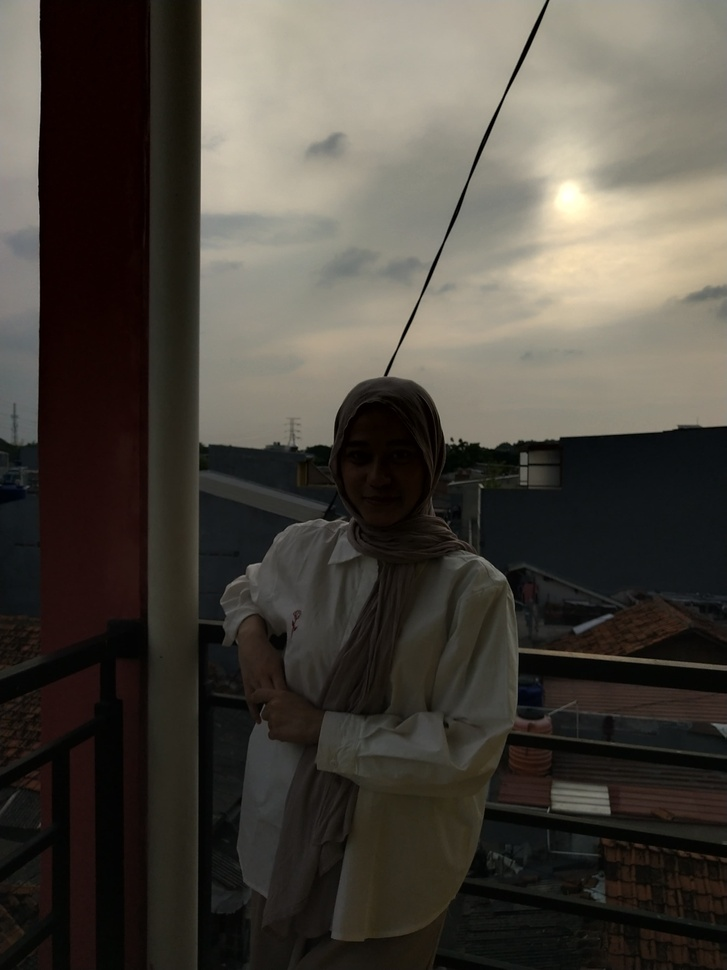
#> input picture UTS_202331035_PCD_B/gambar2.jpg, 727 x 970 px, shrunk from 3024 x 4032 before the run
$ jupyter execute 'UTS NO 3.ipynb'
#> lines starting #> are read from the running program, lines starting #| are printed output that depends on the picture
## IMPORT LIBRARY

[cell 1]
# 202331035_Nadila Kusuma Dewi
import cv2
import numpy as np
import matplotlib.pyplot as plt

## Baca gambar asli

[cell 2]
# 202331035_Nadila Kusuma Dewi
# Membaca gambar
img1 = cv2.imread('gambar2.jpg')
#> img1 is the input picture: shape (970, 727, 3); mean B, G, R 62.7, 70.3, 75.1
img2 = cv2.imread('info2.jpg')
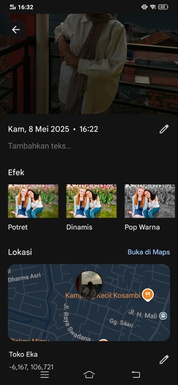
#> input picture UTS_202331035_PCD_B/info2.jpg, 178 x 385 px, shrunk from 738 x 1600 before the run
#> img2 is the input picture: shape (385, 178, 3); mean B, G, R 37.5, 38.2, 37.5

# Mengonversi warna BGR ke RGB
img1_rgb = cv2.cvtColor(img1, cv2.COLOR_BGR2RGB)
img2_rgb = cv2.cvtColor(img2, cv2.COLOR_BGR2RGB)

# Membuat subplot
fig, axs = plt.subplots(1, 2, figsize=(12, 8))

# Menampilkan gambar pertama
axs[0].imshow(img1_rgb)
axs[0].axis('off')

# Menampilkan gambar kedua
axs[1].imshow(img2_rgb)
axs[1].axis('off')

plt.show()

## KONVERSI KE GRAYSCALE

[cell 3]
# 202331035_Nadila Kusuma Dewi
gray = cv2.cvtColor(img1, cv2.COLOR_BGR2GRAY)
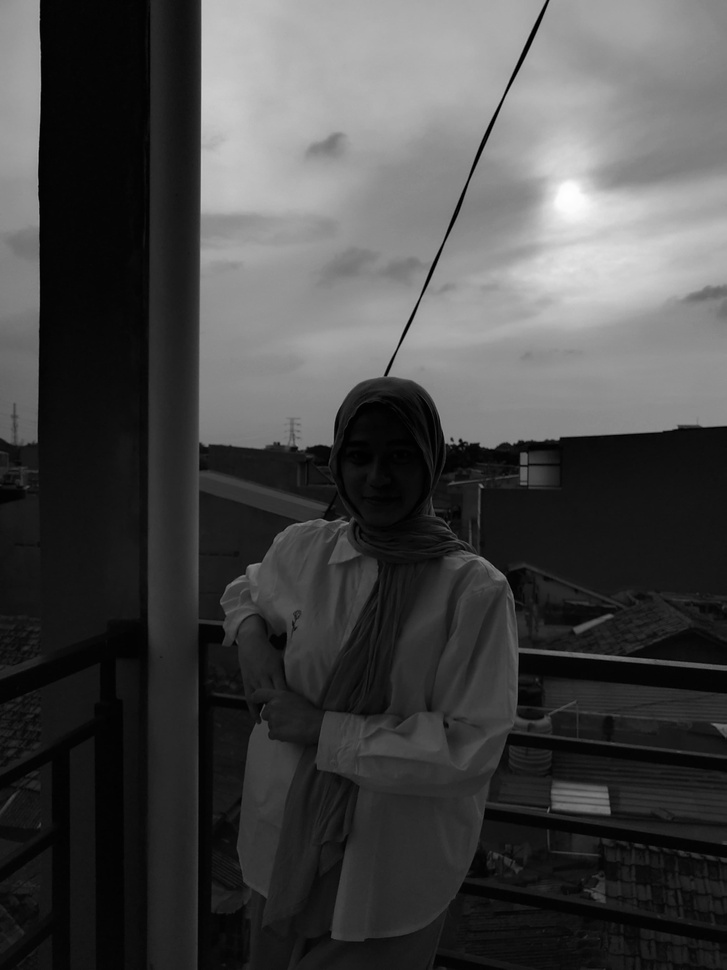
#> gray: shape (970, 727); min 0, max 254, mean 70.8

# Tampilkan gambar asli dan grayscale
plt.figure(figsize=(10, 5))
plt.subplot(1, 2, 1)
plt.imshow(cv2.cvtColor(img1, cv2.COLOR_BGR2RGB))
plt.title('Gambar Asli')
plt.subplot(1, 2, 2)
plt.imshow(gray, cmap='gray')
plt.title('Gambar Gray')
plt.tight_layout()
plt.show()
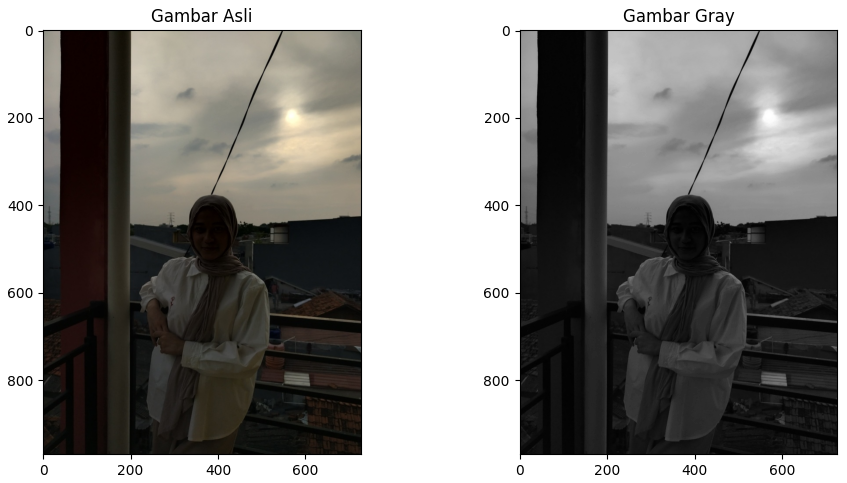
#> figure drawn by matplotlib, 2 panels

## MACAM-MACAM METODE

[cell 4]
# 202331035_Nadila Kusuma Dewi
# Metode 1: Histogram Equalization sederhana
equ = cv2.equalizeHist(gray)
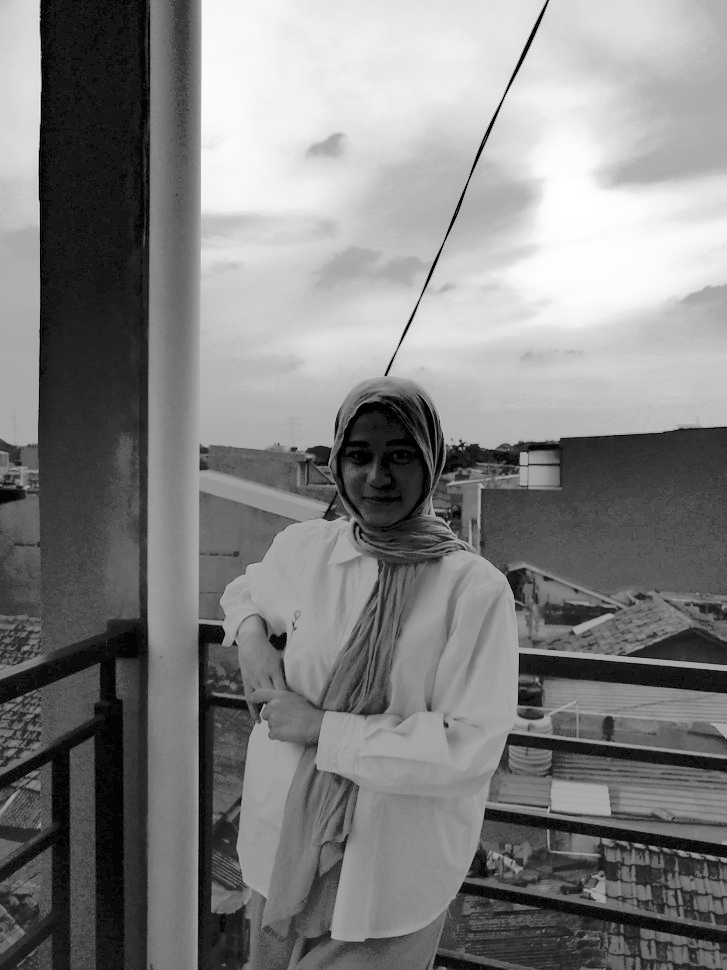
#> equ: shape (970, 727); min 0, max 255, mean 128.9

# Metode 2: CLAHE (Contrast Limited Adaptive Histogram Equalization)
clahe = cv2.createCLAHE(clipLimit=2.0, tileGridSize=(8,8))
enhanced_clahe = clahe.apply(gray)
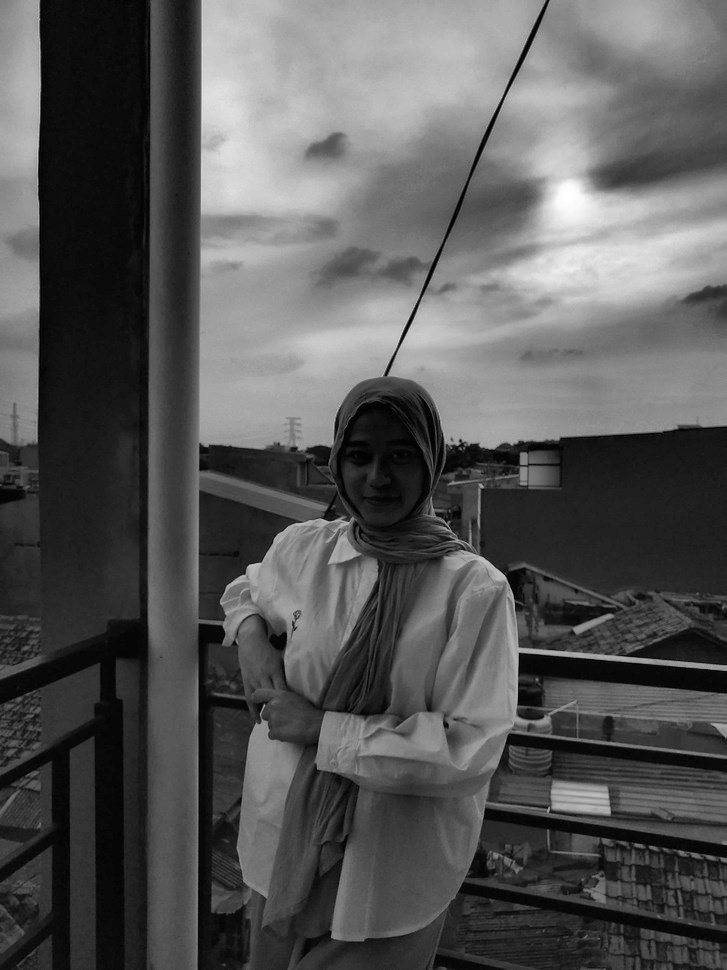
#> enhanced_clahe: shape (970, 727); min 0, max 255, mean 87.3

# Metode 3: Gamma correction
def adjust_gamma(image, gamma=1.0):
#> called with gamma = 1.5
    invGamma = 1.0 / gamma
    table = np.array([((i / 255.0) ** invGamma) * 255 for i in np.arange(0, 256)]).astype("uint8")
    return cv2.LUT(image, table)
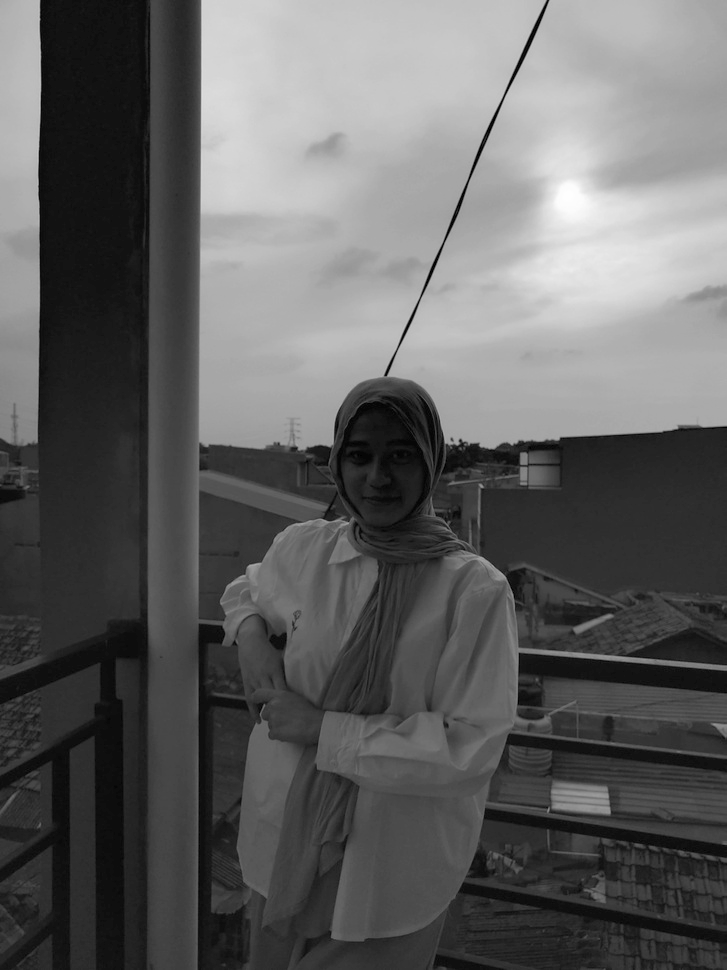
#> returned value: shape (970, 727); min 0, max 254, mean 97

gamma_corrected = adjust_gamma(gray, gamma=1.5)  # Nilai gamma > 1 untuk meningkatkan brightness area gelap

[cell 5]
# 202331035_Nadila Kusuma Dewi
# Metode 4: Blending hasil untuk mendapatkan hasil optimal
alpha = 0.7
beta = 0.3
blended = cv2.addWeighted(equ, alpha, enhanced_clahe, beta, 0)
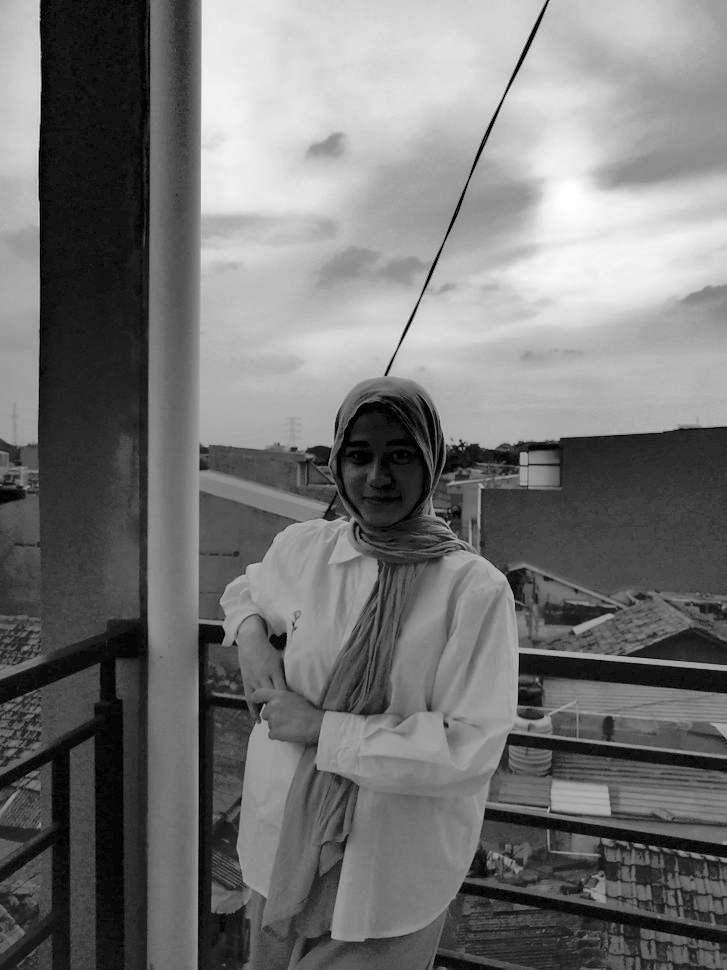
#> blended: shape (970, 727); min 0, max 255, mean 116.4

## Tampilkan hasil semua metode perbaikan

[cell 6]
# 202331035_Nadila Kusuma Dewi
plt.figure(figsize=(15, 10))

plt.subplot(2, 3, 1)
plt.imshow(cv2.cvtColor(img1, cv2.COLOR_BGR2RGB))
plt.title('Gambar Asli')

plt.subplot(2, 3, 2)
plt.imshow(gray, cmap='gray')
plt.title('Gambar Gray')

plt.subplot(2, 3, 3)
plt.imshow(equ, cmap='gray')
plt.title('Gambar Gray yang Dipercerah')

plt.subplot(2, 3, 4)
plt.imshow(enhanced_clahe, cmap='gray')
plt.title('Gambar Gray yang diperkontras')

plt.subplot(2, 3, 5)
plt.imshow(gamma_corrected, cmap='gray')
plt.title('Gamma Correction')

plt.subplot(2, 3, 6)
plt.imshow(blended, cmap='gray')
plt.title('Gambar Gray yang dipercerah dan diperkontras)')

plt.tight_layout()
plt.show()

## PERBANDINGAN

[cell 7]
# 202331035_Nadila Kusuma Dewi
# Bandingkan profil wajah antara gambar asli dan hasil perbaikan
# Crop bagian wajah untuk perbandingan detail
def get_face_region(image):
    # Ini adalah contoh sederhana, dalam praktiknya bisa menggunakan face detection
    height, width = image.shape[:2]
#> height = 970; width = 727
    center_x, center_y = width // 2, height // 2
#> center_x = 363; center_y = 485
    face_width, face_height = width // 3, height // 3
#> face_width = 242; face_height = 323
    left = center_x - face_width // 2
#> left = 242
    top = center_y - face_height // 2
#> top = 324
    right = center_x + face_width // 2
#> right = 484
    bottom = center_y + face_height // 2
#> bottom = 646
    return image[top:bottom, left:right]
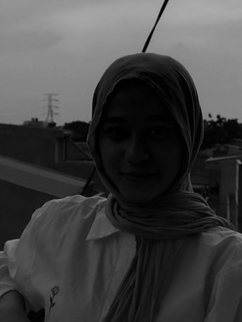
#> returned value: shape (322, 242); min 0, max 172, mean 66

face_original = get_face_region(gray)
face_enhanced = get_face_region(blended)
#> in get_face_region (call 2), `return image[top:bottom, left:right]`:
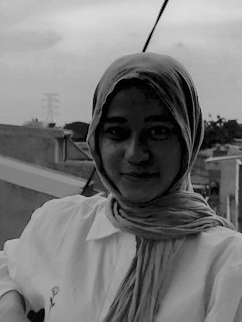
#> returned value: shape (322, 242); min 0, max 221, mean 119.7

plt.figure(figsize=(10, 5))
plt.subplot(1, 2, 1)
plt.imshow(face_original, cmap='gray')
plt.title('Wajah (Original)')
plt.subplot(1, 2, 2)
plt.imshow(face_enhanced, cmap='gray')
plt.title('Wajah (Enhanced)')
plt.tight_layout()
plt.show()

## Plot histogram sebelum dan sesudah untuk analisis

[cell 8]
# 202331035_Nadila Kusuma Dewi
plt.figure(figsize=(10, 5))

plt.subplot(1, 2, 1)
plt.hist(gray.ravel(), 256, [0, 256], color='gray')
plt.title('Histogram - Original Grayscale')

plt.subplot(1, 2, 2)
plt.hist(blended.ravel(), 256, [0, 256], color='gray')
plt.title('Histogram - Enhanced Image')

plt.tight_layout()
plt.show()
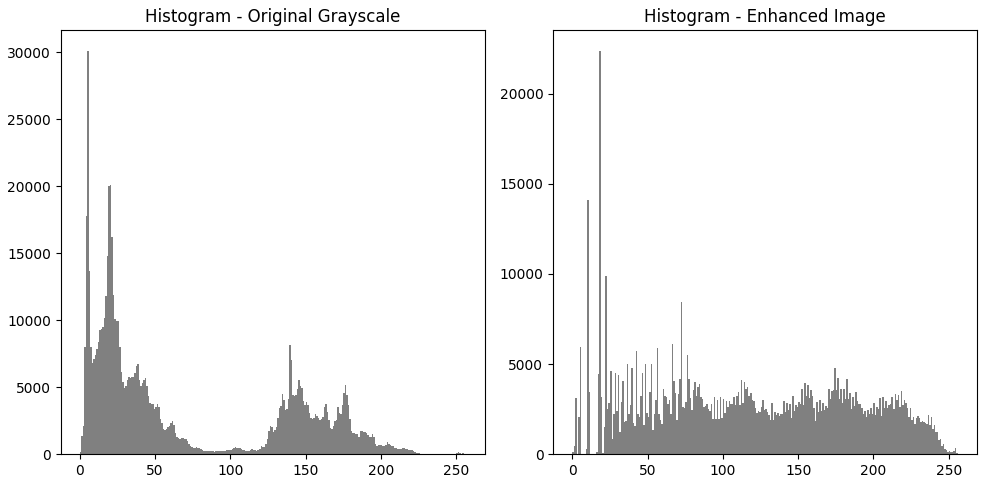
#> figure drawn by matplotlib, 2 panels; panel 1: tallest bar 30129 high, from x = 5 to 6; panel 2: tallest bar 22396 high, from x = 18 to 19
